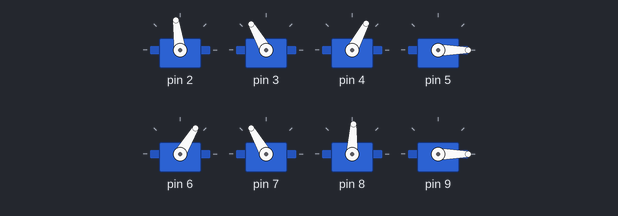
The sketch below on a simulated Arduino Uno, built with avr-gcc and run on an emulated ATmega328P. On the bench: 8 × servo.

Above: at 1.55 s.
At 1.8 s:
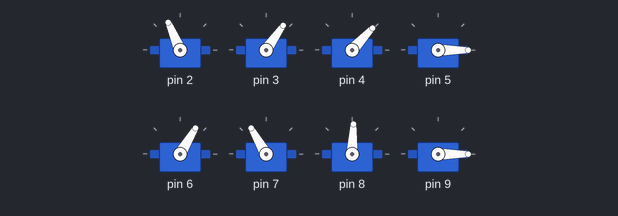
At 2.1 s:
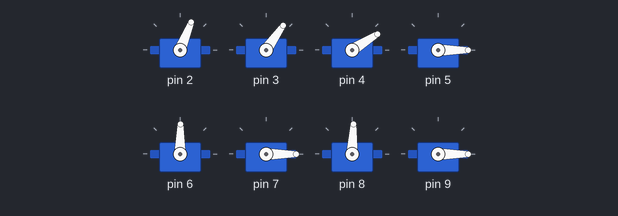
At 2.25 s:
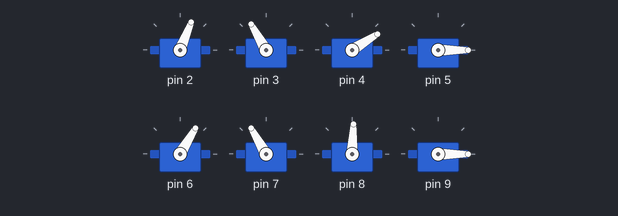
At 2.4 s:
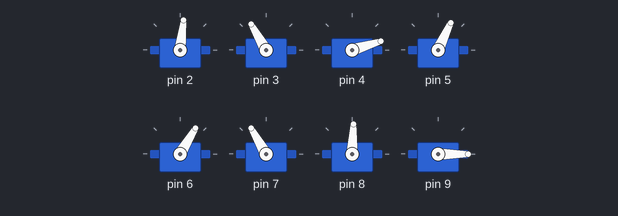
At 2.7 s:
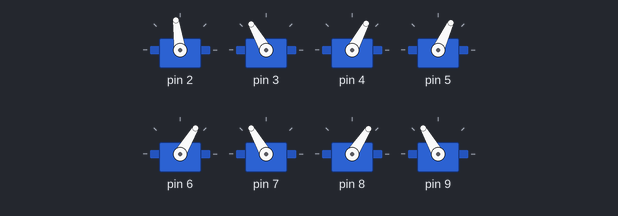
Timing chart, 0 to 4.5 s (numbered marks = the images above):
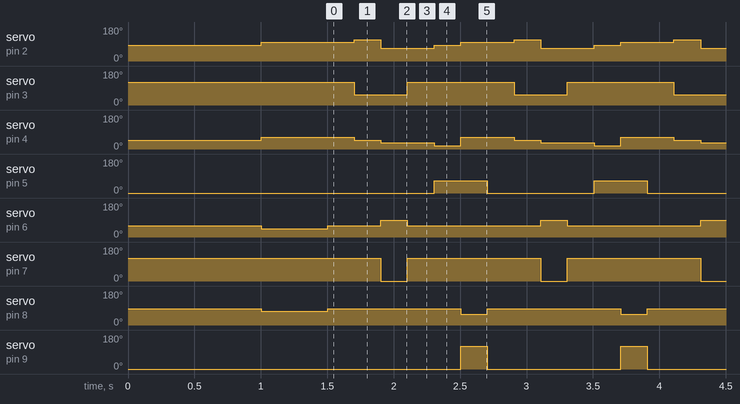

The sketch:

robo_v8-works.ino
```cpp
#include <Servo.h>

/*Global Variables*/
Servo servos[8];  //Servos (See below for pin assignments)
int zero[] = { 78+5, 120,
               52-5, 0,
               61-2, 120,
               85+2, 0};  //Zero or Initial angles
int lift_angle = 15;  //Lift angle for all legs
int lift_angle_up = lift_angle * 2;  //Lift angle for all legs
int lift_angle_land = lift_angle;  //Lift angle for all legs
int lift_angle_up_back = lift_angle * 2;  //Lift angle for all legs
int bend_angle = 65;  //Sweep angle for left sweep servos
int bend_angle_back = 120;  //Sweep angle for left sweep servos

int step_delay = 200;    // delay interval in sec for each step

int lift_delay = 50;     // in milli sec
int sweep_delay = 150;   // in milli sec

// NOTE: Servos provided to you have range of 120 degress.
// So, if you have zero angles to be 60 deg, then...
// it can only go between 0 deg to 120 deg.
// Thus adjust your lift and sweep angle accordingly.

// The setup function is used to initialize servos
void setup()
{
  /*Servo Pin Setup:*/
  servos[ 0 ].attach( 2 );   // Front-Left Lift servo
  servos[ 1 ].attach( 3 );   // Front-Left end servo
  servos[ 2 ].attach( 4 );   // Front-Right lift servo
  servos[ 3 ].attach( 5 );   // Front-Right bend servo
  servos[ 4 ].attach( 6 );   // Back-Right Lift servo
  servos[ 5 ].attach( 7 );   // Back-Right bend servo
  servos[ 6 ].attach( 8 );   // Back-Left lift servo
  servos[ 7 ].attach( 9 );   // Back-Left bend servo

  /* write_angle is a function defined below.
     This will just send the appropriate argument
     values to the servos. */

  write_angles( zero[ 0 ], zero[ 1 ],
                zero[ 2 ], zero[ 3 ],
                zero[ 4 ], zero[ 5 ],
                zero[ 6 ], zero[ 7 ]);
  delay( 1000 );

  write_angles( lift_angle + zero[ 0 ], zero[ 1 ],
                lift_angle + zero[ 2 ],  zero[ 3 ],
                -lift_angle + zero[ 4 ],  zero[ 5 ],
                -lift_angle + zero[ 6 ],  zero[ 7 ]);
  delay( 500 );

}

/* This fucntion will run infinitely until we manually turn the arduino off
   It resembles to "main" function in other programming languages. */

void loop()
{

  // half cycle 1

  write_angles( lift_angle + zero[ 0 ], zero[ 1 ],        // Front-Left lift backwards, Front-Left bend zero
                lift_angle + zero[ 2 ],  zero[ 3 ],       // Front-Right lift forwards, Front-Right bend
                zero[ 4 ],  zero[ 5 ],                    // Back-Right lift backwards, Back-Right bend
                zero[ 6 ],  zero[ 7 ]);                   // Back-Left lift forwards, Back-Left bend
  delay( step_delay );

  write_angles( lift_angle_up + zero[ 0 ], -bend_angle + zero[ 1 ],    // Front-Left lift backwards, Front-Left bend zero
                zero[ 2 ],  zero[ 3 ],                    // Front-Right lift forwards, Front-Right bend
                zero[ 4 ],  zero[ 5 ],                    // Back-Right lift backwards, Back-Right bend
                zero[ 6 ],  zero[ 7 ]);                   // Back-Left lift forwards, Back-Left bend
  delay( step_delay );

  write_angles( -lift_angle_land + zero[ 0 ], -bend_angle + zero[ 1 ],    // Front-Left lift backwards, Front-Left bend zero
                -lift_angle + zero[ 2 ],  zero[ 3 ],      // Front-Right lift forwards, Front-Right bend
                lift_angle_up_back + zero[ 4 ],  -bend_angle_back + zero[ 5 ],    // Back-Right lift backwards, Back-Right bend
                zero[ 6 ],  zero[ 7 ]);                   // Back-Left lift forwards, Back-Left bend
  delay( step_delay );

  // half cycle 2

  write_angles( -lift_angle + zero[ 0 ], zero[ 1 ],        // Front-Left lift backwards, Front-Left bend zero
                -lift_angle + zero[ 2 ],  zero[ 3 ],       // Front-Right lift forwards, Front-Right bend
                zero[ 4 ],  zero[ 5 ],                     // Back-Right lift backwards, Back-Right bend
                zero[ 6 ],  zero[ 7 ]);                    // Back-Left lift forwards, Back-Left bend
  delay( step_delay );

  write_angles( zero[ 0 ], zero[ 1 ],                      // Front-Left lift backwards, Front-Left bend zero
                -lift_angle_up + zero[ 2 ],  bend_angle + zero[ 3 ],    // Front-Right lift forwards, Front-Right bend
                zero[ 4 ],  zero[ 5 ],                     // Back-Right lift backwards, Back-Right bend
                zero[ 6 ],  zero[ 7 ]);                    // Back-Left lift forwards, Back-Left bend
  delay( step_delay );

  write_angles( lift_angle + zero[ 0 ], zero[ 1 ],         // Front-Left lift backwards, Front-Left bend zero
                lift_angle_land + zero[ 2 ],  bend_angle + zero[ 3 ],    // Front-Right lift forwards, Front-Right bend
                zero[ 4 ],  zero[ 5 ],                     // Back-Right lift backwards, Back-Right bend
                -lift_angle_up_back + zero[ 6 ],  bend_angle_back + zero[ 7 ]);    // Back-Left lift forwards, Back-Left bend
  delay( step_delay );

}

/*Writes the argument angles to the appropriate servos*/

void write_angles( double front_left_lift,   double front_left_sweep,
                   double front_right_sweep, double front_right_lift,
                   double back_right_lift,   double back_right_sweep,
                   double back_left_sweep,   double back_left_lift)

{
  servos[ 0 ].write( front_left_lift );
  servos[ 1 ].write( front_left_sweep );
  servos[ 2 ].write( front_right_sweep );
  servos[ 3 ].write( front_right_lift );
  servos[ 4 ].write( back_right_lift );
  servos[ 5 ].write( back_right_sweep );
  servos[ 6 ].write( back_left_sweep );
  servos[ 7 ].write( back_left_lift );
}
```

Measured:
- by itself, servo on pin 2: repeats every 1.2 s: 113° 0.20 s, 68° 0.40 s, 83° 0.20 s, 98° 0.40 s
- by itself, servo on pin 3: alternates 120° for 0.80 s and 55° for 0.40 s
- by itself, servo on pin 4: repeats every 1.2 s: 47° 0.20 s, 32° 0.40 s, 17° 0.20 s, 62° 0.40 s
- by itself, servo on pin 5: alternates 65° for 0.40 s and 0° for 0.80 s
- by itself, servo on pin 6: moves between 44° and 89°, repeating every 19.3 s
- by itself, servo on pin 7: alternates 120° for 1.0 s and 0° for 0.20 s
- by itself, servo on pin 8: repeats every 1.2 s: 87° 1.0 s, 57° 0.20 s
- by itself, servo on pin 9: alternates 120° for 0.20 s and 0° for 1.0 s
